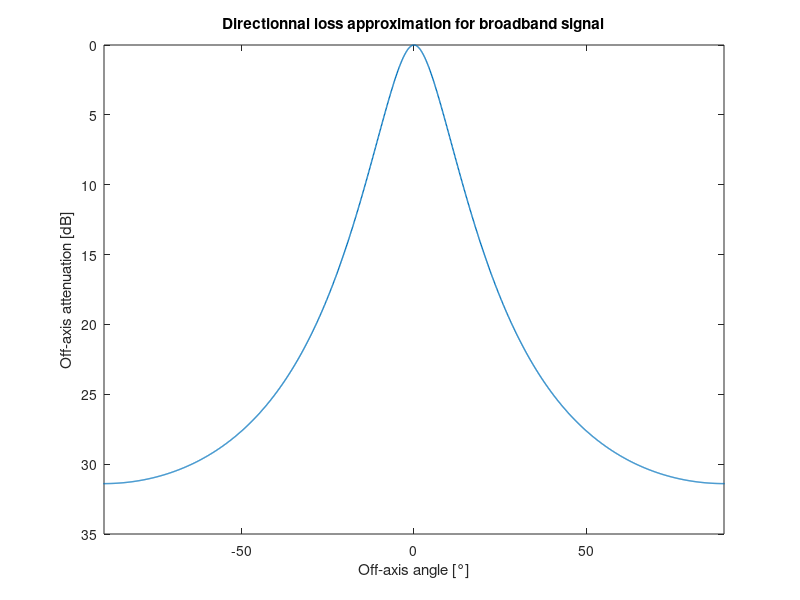

Reproduce this figure in MATLAB. (Note: this script raises an error after producing the figure.)
% Script to show off-axis attenuation approximation used to derive
% detection function. 
% Ref: Passive Acoustic Monitoring of Cetaceans by Walter M. X. Zimmer 
% Page: 96 - 100

% Constants 

DI = 22; % Directivity index of Porpoise (PAMofC (p89)) [dB]
ka = 10^(DI/20);

% Broadband
% ka = 17.8; % 
C1 = 47; % dB
C2 = 0.218*ka;

%% X, Y plot to show loss
% Directionnal loss of the source as a function of off-axis angle for
% broadband signal (click). 
dth = 0.1;
thetadeg =-180:dth:180;
theta = thetadeg * pi/180;

cx = C2*sin(theta);
DLbb = C1 * (cx).^2 ./ (1 + abs(cx) + (cx).^2);

figure 
plot(thetadeg, DLbb, 'LineWidth', 1)
xlabel('Off-axis angle [°]')
ylabel('Off-axis attenuation [dB]')
title('Directionnal loss approximation for broadband signal')
set(gca, 'YDir', 'reverse')
xlim([-90, 90])

idxAlpha3dB = find((DLbb<=3), 1, 'first');
alpha3dB = thetadeg(idxAlpha3dB);
xline(alpha3dB, 'r', 'LineStyle', '--', 'LineWidth', 1)
xline(-alpha3dB, 'r', 'LineStyle', '--', 'LineWidth', 1, ...
    'Label', sprintf('-3dB Beamwidth = %.1f°', -alpha3dB), 'LabelVerticalAlignment', 'bottom', ...
    'LabelHorizontalAlignment','right', 'LabelOrientation', 'horizontal')


%% Polar plot to show off-Axis attenuation
dth = 0.1;
thetadeg = -180:dth:180;
theta = thetadeg * pi/180;

idxDef = (thetadeg <=90) & (thetadeg>=-90);
idxNotDef = ~idxDef;
cx = C2*sin(theta(idxDef));
DLbb = zeros([numel(theta), 0]);
DLbb(idxDef) = C1 * (cx).^2 ./ (1 + abs(cx) + (cx).^2);
DLmax = C1 * C2^2 / (1 + C2 + C2^2);
DLbb(idxNotDef) = DLmax;

% Apparent source level
SL0 = 100;
ASLbb = SL0 - DLbb;
figure 
lgd = {};
polarplot(theta, ASLbb, 'LineWidth', 1)
lgd{end+1} = sprintf('Apparent source level with SL0 = %d dB', SL0);
hold on
polarplot([0; 0]*pi/180, [0; SL0],'LineWidth', 2)  
lgd{end +1} = 'Acoustic axis';
hold on 
polarplot([45; 45]*pi/180, [0; SL0], 'LineWidth', 2, 'LineStyle', '--')  
lgd{end +1} = 'Off-axis';

legend(lgd, 'Location', 'southoutside')

%% Narrow band off-axis attenuation
% dth = 0.01;
% thetadeg = -180:dth:180;
% theta = thetadeg * pi/180;

idxDef = (thetadeg <=90) & (thetadeg>=-90);
idxNotDef = ~idxDef;
DLnb = zeros([numel(theta), 0]);

% First-order Bessel function of the first kind 
J1 = @(x) besselj(1, x);

% Narrow band directional loss 
DLnb(idxDef) = ( 2*J1(ka*sin(theta(idxDef))) ./ (ka*sin(theta(idxDef))) ).^2;
DLnbmax = ( 2*J1(ka*sin(90 * pi/180)) / (ka*sin(90 * pi/180)) )^2;
DLnb(idxNotDef) = DLnbmax;
DLnb = -10*log10(DLnb);

figure 
lgd = {};
plot(thetadeg, DLnb, 'r', 'LineWidth', 1)
lgd{end + 1} = 'Narrowband signal';
hold on 
plot(thetadeg, DLbb, 'b', 'LineWidth', 1)
lgd{end + 1} = 'Broadband signal';

idxAlpha3dB = find((DLbb<=3), 1, 'first');
alpha3dB = thetadeg(idxAlpha3dB);
xline(-alpha3dB, 'b', 'LineStyle', '--', 'LineWidth', 1)
xline(alpha3dB, 'b', 'LineStyle', '--', 'LineWidth', 1, ...
    'Label', sprintf('Broadband beamwidth = %.1f°', abs(alpha3dB)), 'LabelVerticalAlignment', 'bottom', ...
    'LabelHorizontalAlignment','right', 'LabelOrientation', 'aligned')

xlabel('Off-axis angle [°]')
ylabel('Off-axis attenuation [dB]')
title({'Directionnal loss approximation', ... 
     'Porpoise - DI = 22dB'})
set(gca, 'YDir', 'reverse')

idxAlpha3dB = find((DLnb<3), 1, 'first');
alpha3dB = thetadeg(idxAlpha3dB);
xline(alpha3dB, 'r', 'LineStyle', '--', 'LineWidth', 1)
xline(-alpha3dB, 'r', 'LineStyle', '--', 'LineWidth', 1, ...
    'Label', sprintf('Narrowband beamwidth = %.1f°', abs(alpha3dB)), 'LabelVerticalAlignment', 'bottom', ...
    'LabelHorizontalAlignment','right', 'LabelOrientation', 'aligned')
yline(3,  'k', 'LineStyle', '--', 'LineWidth', 1, ...
    'Label', '-3dB')
ylim([0 50])
xlim([-90, 90])

% Polar plot 
% Apparent source level
SL0 = 100;
ASLnb = SL0 - DLnb;
figure 
lgd = {};
polarplot(theta, ASLnb, 'LineWidth', 1)
lgd{end+1} = sprintf('Apparent source level - narrow band');

hold on 
polarplot(theta, ASLbb, 'LineWidth', 1)
lgd{end+1} = sprintf('Apparent source level - broadband');

hold on
polarplot([0; 0]*pi/180, [0; SL0],'LineWidth', 2)  
lgd{end +1} = 'Acoustic axis';
hold on 
polarplot([45; 45]*pi/180, [0; SL0], 'LineWidth', 2, 'LineStyle', '--')  
lgd{end +1} = 'Off-axis';

title({'Apparent source level for a narrow band signal', ...
    'Porpoise - DI = 22dB, SL_0 = 173dB'})
legend(lgd, 'Location', 'southoutside')

%% DLnb restricted to main lobe ?
dth = 0.01;
thetadeg = -90:dth:90;
theta = thetadeg * pi/180;

idxDef = (thetadeg <=90) & (thetadeg>=-90);
idxNotDef = ~idxDef;
DLnb = zeros([numel(theta), 0]);

% First-order Bessel function of the first kind 
J1 = @(x) besselj(1, x);

% Narrow band directional loss 
DLnb(idxDef) = ( 2*J1(ka*sin(theta(idxDef))) ./ (ka*sin(theta(idxDef))) ).^2;
DLnbmax = ( 2*J1(ka*sin(90 * pi/180)) / (ka*sin(90 * pi/180)) )^2;
DLnb(idxNotDef) = DLnbmax;
DLnb = -10*log10(DLnb);

figure
lgd = {};
% Apparent source level
SL0 = 100;
ASLnb = SL0 - DLnb;
polarplot(theta, ASLnb)
lgd{end+1} = 'DL_{nb}';

%%% Main lobe %%%
dth = 0.01;
thetadeg = 0:dth:90;
theta = thetadeg * pi/180;

idxDef = (thetadeg <=90) & (thetadeg>=-90);
idxNotDef = ~idxDef;
DLnb = zeros([numel(theta), 0]);

% Narrow band directional loss 
DLnb(idxDef) = ( 2*J1(ka*sin(theta(idxDef))) ./ (ka*sin(theta(idxDef))) ).^2;
DLnbmax = ( 2*J1(ka*sin(90 * pi/180)) / (ka*sin(90 * pi/180)) )^2;
DLnb(idxNotDef) = DLnbmax;
DLnb = -10*log10(DLnb);

idxThetaFirstKnot = find(diff(DLnb) < 0, 1, "first");
thetadeg_mainlobe = thetadeg(idxThetaFirstKnot);

thetadeg = -thetadeg_mainlobe:dth:thetadeg_mainlobe;
theta = thetadeg * pi/180;

% Narrow band directional loss for main lobe
DLnb_mainlobe = ( 2*J1(ka*sin(theta)) ./ (ka*sin(theta)) ).^2;
DLnb_mainlobe = -10*log10(DLnb_mainlobe);

ASLnb_mainlobe = SL0 - DLnb_mainlobe;
hold on
polarplot(theta, ASLnb_mainlobe, '--r', 'LineWidth', 2)
lgd{end +1} = 'DL_{nb}_{mainlobe}';
hold on 
polarplot([thetadeg_mainlobe; thetadeg_mainlobe]*pi/180, [0; SL0], 'k', 'LineWidth', 2, 'LineStyle', '--')  
polarplot([-thetadeg_mainlobe; -thetadeg_mainlobe]*pi/180, [0; SL0], 'k', 'LineWidth', 2, 'LineStyle', '--')  
lgd{end +1} = sprintf('\\theta_{mainlobe} = %.0f', thetadeg_mainlobe);
legend(lgd)

% polarplot(theta_mainlobe, DLnb_mainlobe)
% thetadeg_modified = thetadeg(~isnan(DLnb));
% DLnb_modified(idInf) = 100;
% DL = 1:0.1:100;
% thetaInv = interp1(DLnb_modified, thetadeg_modified, DL);

%% Theta limit for narrow band approximation 
dth = 0.01;
thetadeg = 0:dth:90;
theta = thetadeg * pi/180;
sigmaHdeg = 10;
sigmaH = sigmaHdeg * pi/180;
DL = theta./sigmaH .* exp(-1/2 * (theta./sigmaH).^2);

alpha = 0.95; % confidence level 

figure
plot(thetadeg, DL, 'LineWidth', 2)
xlabel('\theta [°]')
ylabel('W_{OAH}')
grid on
theta_alpha = sigmaH * sqrt(-2 * log(1 - alpha)) * 180/pi;
xline(theta_alpha, '--r', 'label', sprintf('\\theta_{\\alpha} = %.1f', theta_alpha), 'LabelOrientation','horizontal', 'LineWidth',1.5)

hold on
area(thetadeg(thetadeg<theta_alpha), DL(thetadeg<theta_alpha), 'EdgeColor', 'none', 'FaceColor', 'y', 'FaceAlpha', 0.3);
legend({'', '', '95%'})

title({sprintf('Confidence interval at the level \\alpha = %.2f', alpha), ...
    sprintf('W_{OAH} with \\sigma_H = %.0f°', sigmaHdeg)})
